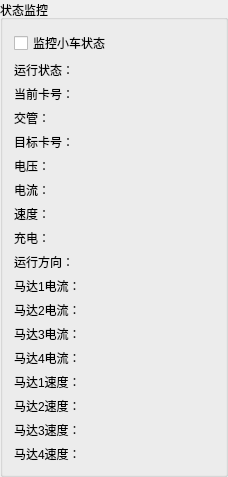
              <widget class="QGroupBox" name="groupBox_20">
               <property name="maximumSize">
                <size>
                 <width>16777215</width>
                 <height>16777215</height>
                </size>
               </property>
               <property name="title">
                <string>状态监控</string>
               </property>
               <layout class="QGridLayout" name="gridLayout_17">
                <item row="2" column="0">
                 <layout class="QVBoxLayout" name="verticalLayout_10">
                  <item>
                   <widget class="QLabel" name="label_34">
                    <property name="minimumSize">
                     <size>
                      <width>200</width>
                      <height>0</height>
                     </size>
                    </property>
                    <property name="text">
                     <string>马达1电流：</string>
                    </property>
                   </widget>
                  </item>
                  <item>
                   <widget class="QLabel" name="label_35">
                    <property name="text">
                     <string>马达2电流：</string>
                    </property>
                   </widget>
                  </item>
                  <item>
                   <widget class="QLabel" name="label_36">
                    <property name="text">
                     <string>马达3电流：</string>
                    </property>
                   </widget>
                  </item>
                  <item>
                   <widget class="QLabel" name="label_37">
                    <property name="text">
                     <string>马达4电流：</string>
                    </property>
                   </widget>
                  </item>
                 </layout>
                </item>
                <item row="3" column="0">
                 <layout class="QVBoxLayout" name="verticalLayout_9">
                  <item>
                   <widget class="QLabel" name="label_22">
                    <property name="minimumSize">
                     <size>
                      <width>200</width>
                      <height>0</height>
                     </size>
                    </property>
                    <property name="text">
                     <string>马达1速度：</string>
                    </property>
                   </widget>
                  </item>
                  <item>
                   <widget class="QLabel" name="label_23">
                    <property name="text">
                     <string>马达2速度：</string>
                    </property>
                   </widget>
                  </item>
                  <item>
                   <widget class="QLabel" name="label_32">
                    <property name="text">
                     <string>马达3速度：</string>
                    </property>
                   </widget>
                  </item>
                  <item>
                   <widget class="QLabel" name="label_33">
                    <property name="text">
                     <string>马达4速度：</string>
                    </property>
                   </widget>
                  </item>
                 </layout>
                </item>
                <item row="0" column="0" rowspan="2">
                 <layout class="QVBoxLayout" name="verticalLayout_17">
                  <item>
                   <widget class="QCheckBox" name="chb_AutoRwParam">
                    <property name="text">
                     <string>监控小车状态</string>
                    </property>
                   </widget>
                  </item>
                  <item>
                   <widget class="QLabel" name="lab_carstates">
                    <property name="minimumSize">
                     <size>
                      <width>200</width>
                      <height>0</height>
                     </size>
                    </property>
                    <property name="text">
                     <string>运行状态：</string>
                    </property>
                   </widget>
                  </item>
                  <item>
                   <widget class="QLabel" name="lab_carcurrentpos">
                    <property name="text">
                     <string>当前卡号：</string>
                    </property>
                   </widget>
                  </item>
                  <item>
                   <widget class="QLabel" name="lab_cartraffc">
                    <property name="text">
                     <string>交管：</string>
                    </property>
                   </widget>
                  </item>
                  <item>
                   <widget class="QLabel" name="lab_targetpos">
                    <property name="text">
                     <string>目标卡号：</string>
                    </property>
                   </widget>
                  </item>
                  <item>
                   <widget class="QLabel" name="lab_carvoltage">
                    <property name="text">
                     <string>电压：</string>
                    </property>
                   </widget>
                  </item>
                  <item>
                   <widget class="QLabel" name="lab_carcurrent">
                    <property name="text">
                     <string>电流：</string>
                    </property>
                   </widget>
                  </item>
                  <item>
                   <widget class="QLabel" name="lab_carspeed">
                    <property name="text">
                     <string>速度：</string>
                    </property>
                   </widget>
                  </item>
                  <item>
                   <widget class="QLabel" name="label_17">
                    <property name="text">
                     <string>充电：</string>
                    </property>
                   </widget>
                  </item>
                  <item>
                   <widget class="QLabel" name="lab_rundir">
                    <property name="text">
                     <string>运行方向：</string>
                    </property>
                   </widget>
                  </item>
                 </layout>
                </item>
               </layout>
              </widget>
